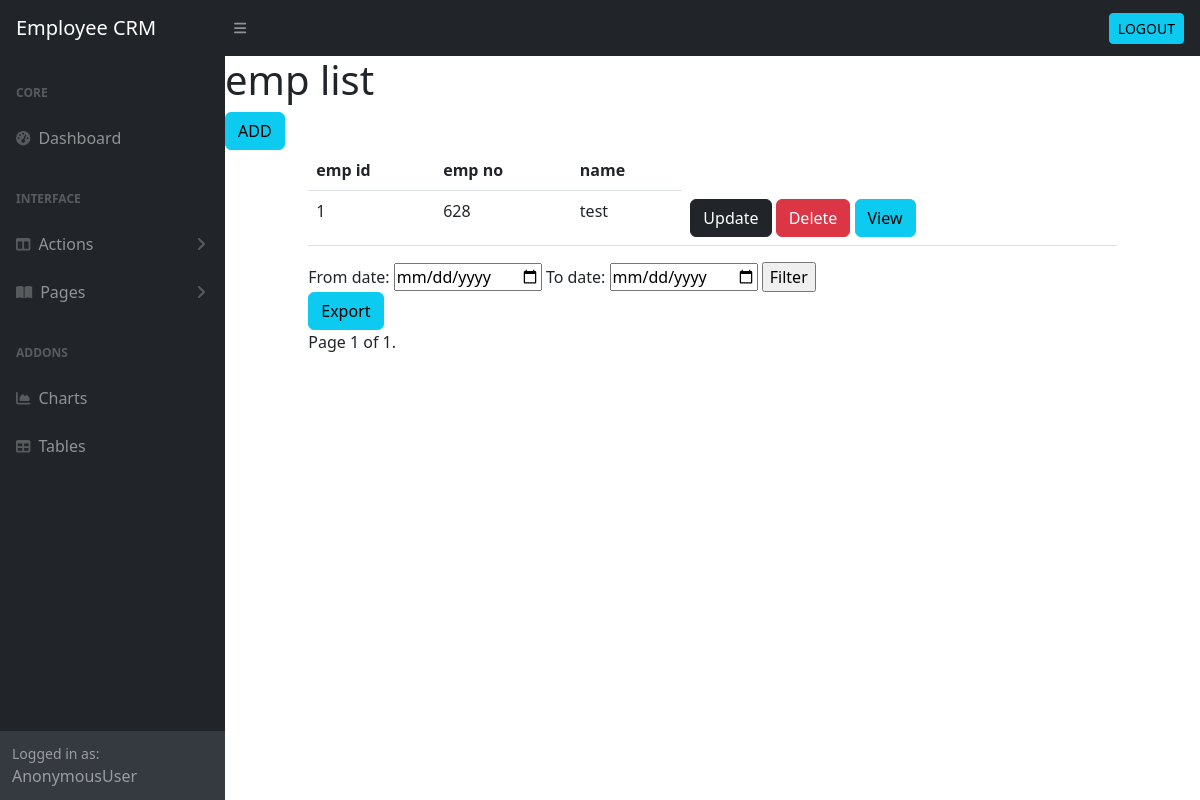
Screenshot of /filter_emp with the database file from the repository.
### empweb/models.py (models this page shows, shortened)
class EmployeeMaster(models.Model):
    emp_id=models.AutoField(primary_key=True)
    name=models.CharField(max_length=250)
    join_date=models.DateField()
    department=models.ForeignKey(Departmentmaster,on_delete=models.CASCADE)
    sub_department=models.ForeignKey(SubDepartmentmaster,on_delete=models.CASCADE)
    created_by_user=models.ForeignKey(User,on_delete=models.CASCADE,null=True)
    created_at_date=models.DateField(auto_now_add=True)
    updated_at=models.DateField(null=True)
    updated_by_user=models.ForeignKey(User,on_delete=models.CASCADE,related_name="name",null=True)
    emp_no=models.IntegerField(null=True)
    address=models.CharField(max_length=250,null=True)
    emp_start_date=models.DateField(null=True)
    emp_end_date=models.DateField(null=True)

### empweb/views.py (the view)
# urls.py: path("filter_emp",employee_list,name="filter_emp"),
def employee_list(request):
    employees = EmployeeMaster.objects.all()
    from_date = request.POST.get('from_date')
    to_date = request.POST.get('to_date')
    if from_date and to_date:
        from_date = timezone.datetime.strptime(from_date, '%Y-%m-%d')
        to_date = timezone.datetime.strptime(to_date, '%Y-%m-%d')
        employees = employees.filter(join_date__range=(from_date, to_date))
    paginator = Paginator(employees, 3)
    page_number = request.GET.get('page')
    employees = paginator.get_page(page_number)
    context = {'employees': employees}
    return render(request, 'emp_list.html', context)

### empweb/templates/emp_list.html (shortened to what this page needs)
{%extends 'index.html'%}
{%block body_block%}
{%load static%}
<h1>emp list</h1>
<div class="text-right">
<a href="{%url 'emp_add'%}"><button type="button" class="btn btn-info">ADD</button></a>
</div>
     <div class="row">
        <div class="col-1"></div>
        <div class="col-10">
            <table class="table">
                <tr>
            <th>emp id</th>
            <th>emp no</th>
            <th>name</th>
                </tr>
                {%for d in employees%}
                <tr>
                    <td>{{d.emp_id}}</td>
                    <td>{{d.emp_no}}</td>
                    <td>{{d.name}}</td>
                    <td>
                        <a href="{%url 'emp_update' d.emp_id%}"><button type="submit" class="btn btn-dark">Update</button></a>
                        <a href="{%url 'emp_delete' d.emp_id%}"><button type="submit" class="btn btn-danger">Delete</button></a>
                        <a href="{%url 'emp_detail' d.emp_id%}"><button type="submit" class="btn btn-info">View</button></a>
                    </td>
                </tr>
                {%endfor%}
             </table>
             <form  action="{% url 'filter_emp' %}" method="post">
              <label for="from_date">From date:</label>
              <input type="date" id="from_date" name="from_date">
              <label for="to_date">To date:</label>
              <input type="date" id="to_date" name="to_date">
              <input type="submit" value="Filter">
            </form>
            <a href="{% url 'export_excel'%}" class="btn btn-info">Export</a>
            <div class="pagination">
              <span class="step-links">
                  <span class="current">
                      Page {{ employees.number }} of {{ employees.paginator.num_pages }}.
                  </span>
              </span>
          </div>
          {%endblock%}

### rows the page displays
EmployeeMaster: emp_id "1", emp_no "628", name "test"

### other values shown
{{ user }} "AnonymousUser"
{{ employees.number }} "1"
{{ employees.paginator.num_pages }} "1"
